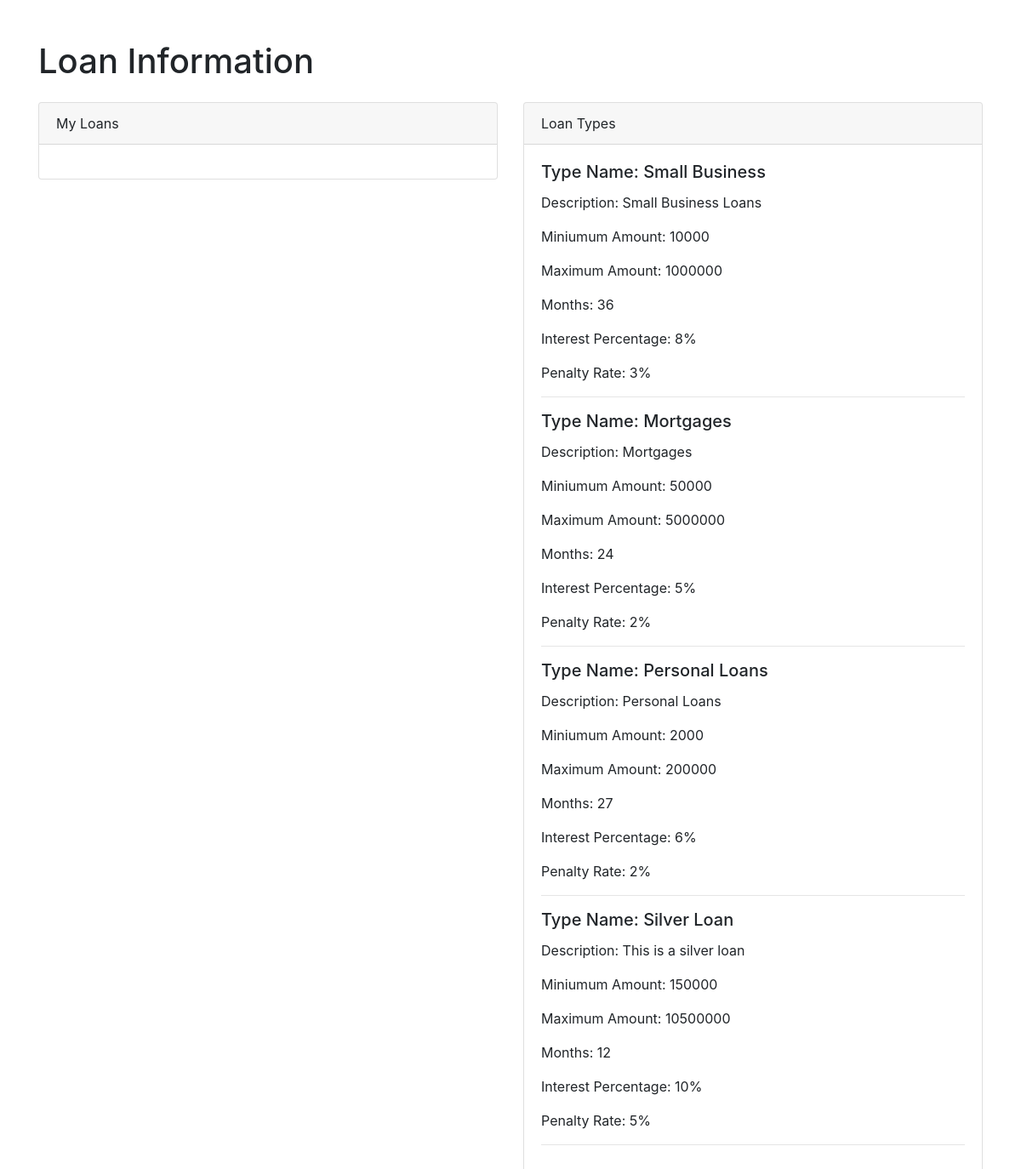
Page /member-loan.php (signed in) on the committed database.
### tables this page shows
CREATE TABLE `loan_types` (
  `id` int(30) NOT NULL,
  `type_name` text NOT NULL,
  `description` text NOT NULL,
  `min_amount` float NOT NULL,
  `max_amount` float NOT NULL,
  `months` int(11) NOT NULL,
  `interest_percentage` float NOT NULL,
  `penalty_rate` int(11) NOT NULL
);

### member-loan.php (the view, shortened to what this page needs)
<?php
include('db_connect.php');
$loan_types = $conn->query("SELECT * FROM loan_types");
$types_info = array();
while ($row = $loan_types->fetch_assoc()) {
    $types_info[] = $row;
}
?>
<!DOCTYPE html>
<html lang="en">
<head>
    <link href="https://maxcdn.bootstrapcdn.com/bootstrap/4.5.2/css/bootstrap.min.css" rel="stylesheet">
</head>
<body>
    <div class="container mt-5">
        <h1 class="mb-4">Loan Information</h1>
        <div class="row">
            <div class="col-md-6">
                <div class="card">
                    <div class="card-header">
                        My Loans
                    </div>
                    <div class="card-body">
                    </div>
                </div>
            </div>
            <div class="col-md-6">
                <div class="card">
                    <div class="card-header">
                        Loan Types
                    </div>
                    <div class="card-body">
                        <?php
                        foreach ($types_info as $type) {
                            ?>
                            <h5 class="card-title">Type Name: <?php echo $type['type_name']; ?></h5>
                            <p class="card-text">Description: <?php echo $type['description']; ?></p>
                            <p class="card-text">Miniumum Amount: <?php echo $type['min_amount']; ?></p>
                            <p class="card-text">Maximum Amount: <?php echo $type['max_amount']; ?></p>
                            <p class="card-text">Months: <?php echo $type['months']; ?></p>
                            <p class="card-text">Interest Percentage: <?php echo $type['interest_percentage']; ?>%</p>
                            <p class="card-text">Penalty Rate: <?php echo $type['penalty_rate']; ?>%</p>
                            <hr>
                            <?php
                        }
                        ?>
                    </div>
                </div>
            </div>
        </div>
    </div>
</body>
</html>

### rows in the picture
loan_types: type_name "Small Business", description "Small Business Loans", min_amount "10000", max_amount "1000000", months "36", interest_percentage "8", penalty_rate "3"
loan_types: type_name "Mortgages", description "Mortgages", min_amount "50000", max_amount "5000000", months "24", interest_percentage "5", penalty_rate "2"
loan_types: type_name "Personal Loans", description "Personal Loans", min_amount "2000", max_amount "200000", months "27", interest_percentage "6", penalty_rate "2"
loan_types: type_name "Silver Loan", description "This is a silver loan", min_amount "150000", max_amount "10500000", months "12", interest_percentage "10", penalty_rate "5"
